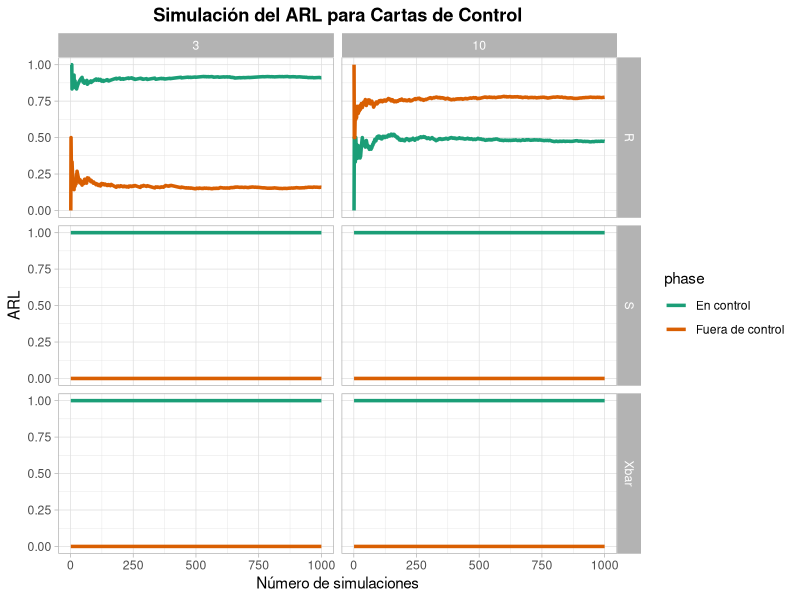
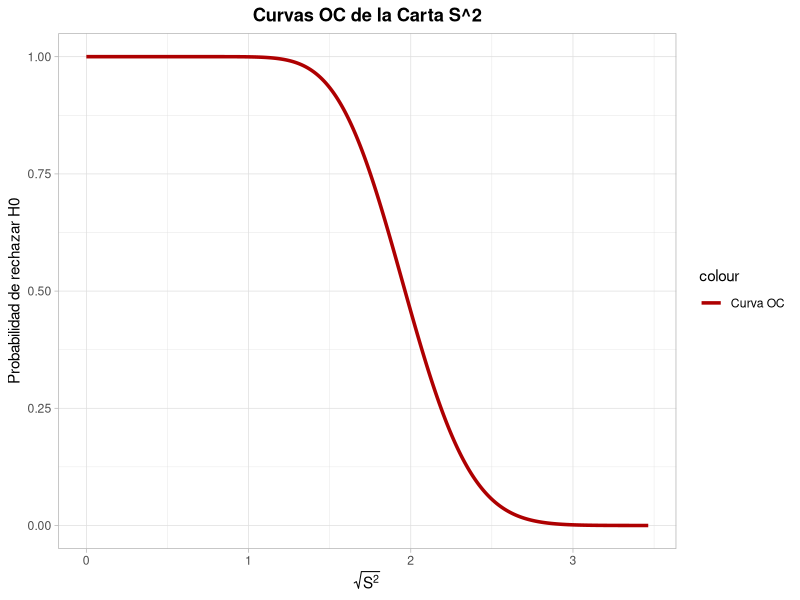
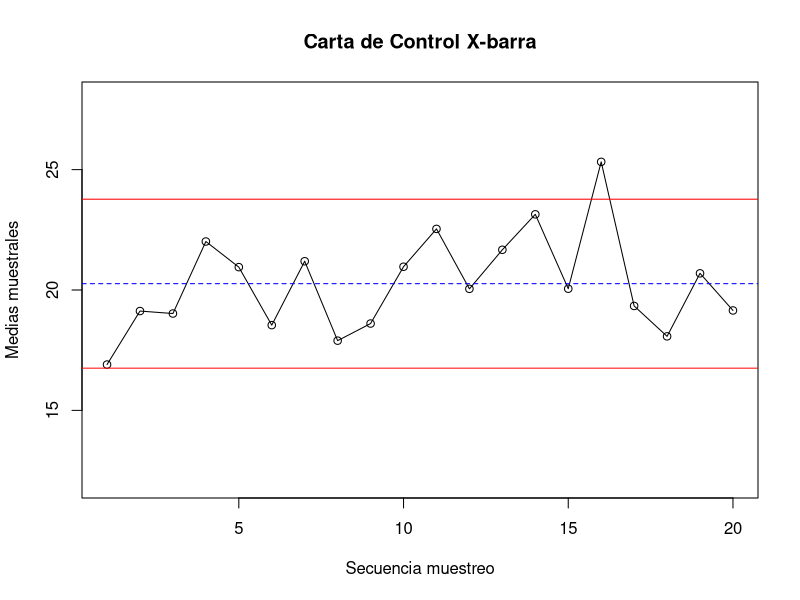
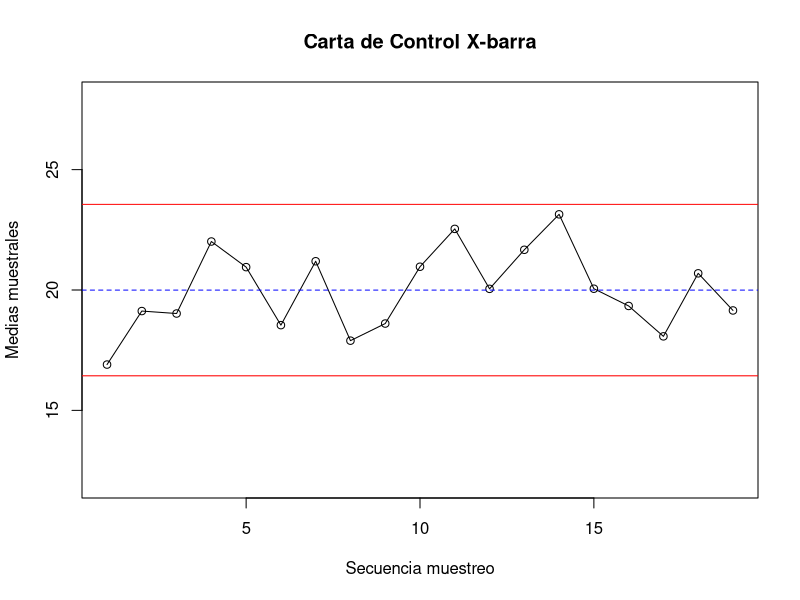
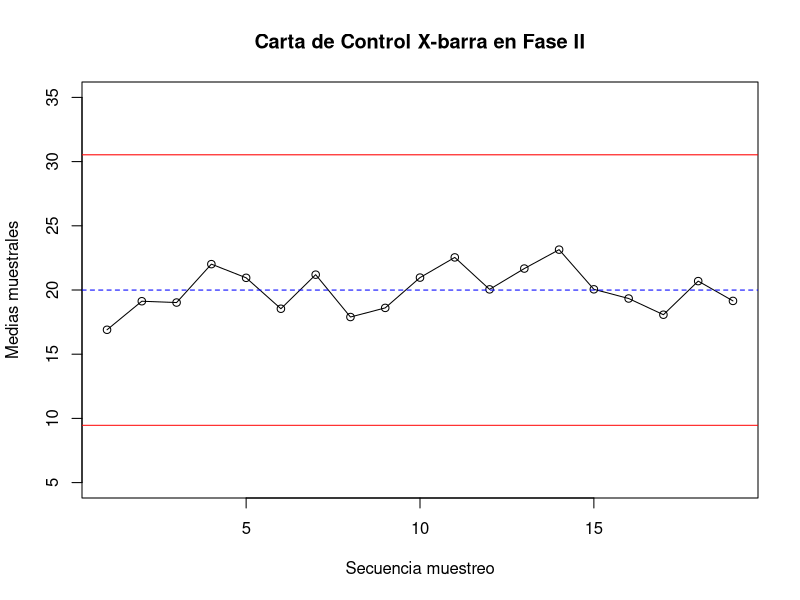
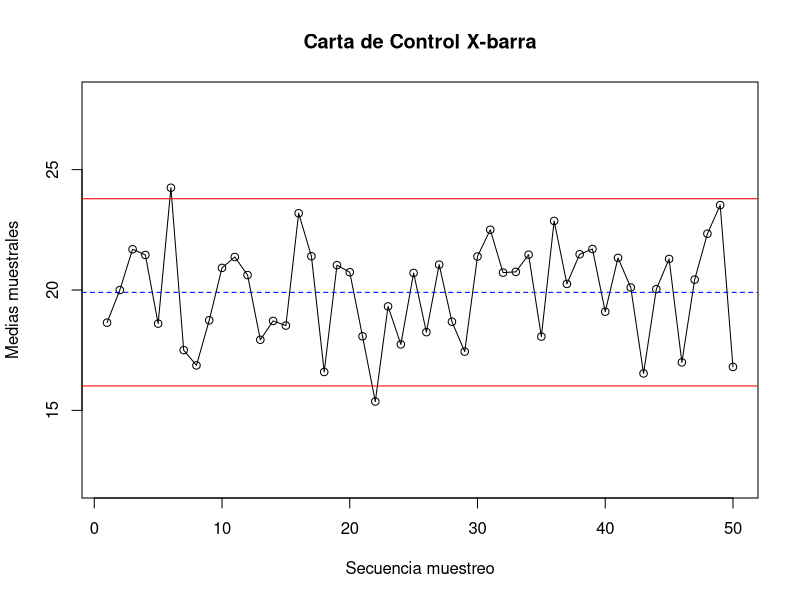
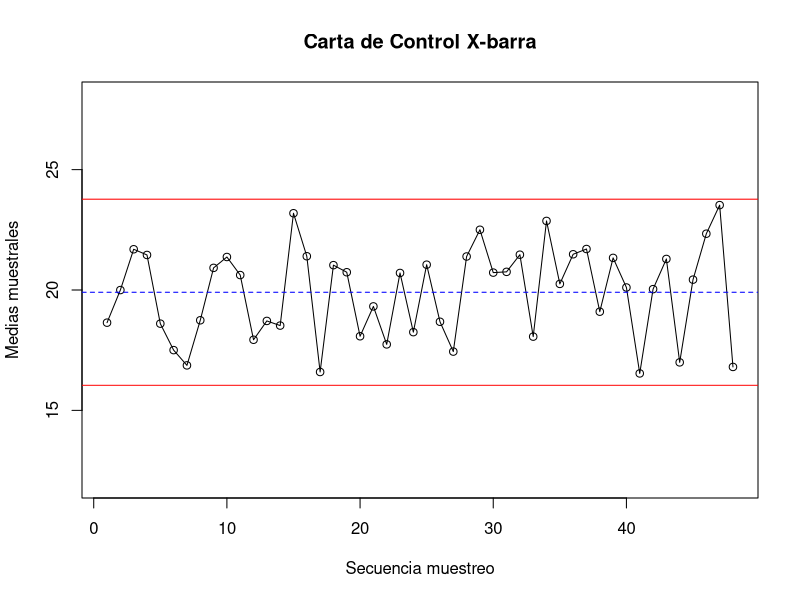
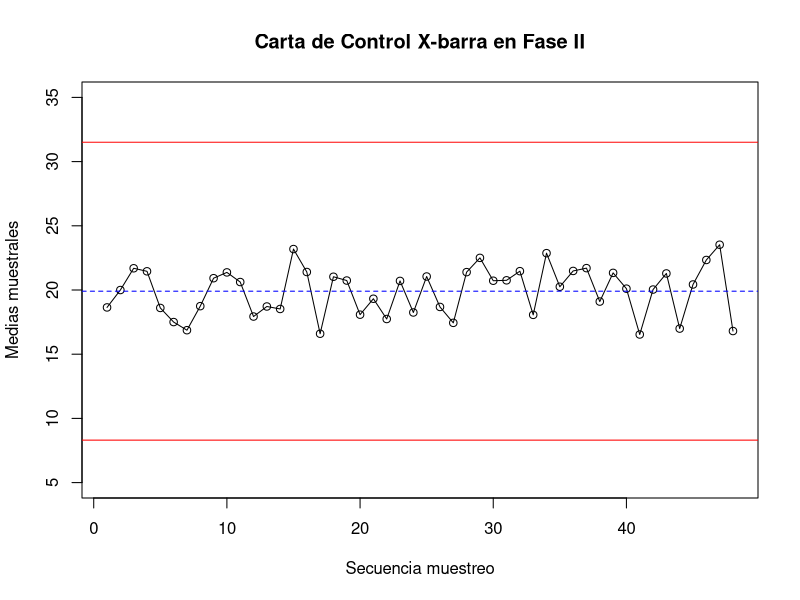

These charts were generated, in order, by the following R code:
################################################################################
# Script ACTIVIDAD EN CLASE - CONTROL ESTADISTICO DE CALIDAD
# Autores: Cesar Augusto Prieto Sarmiento
#          Cristian Camilo Prieto Zambrano
#          Daniel Santiago Guzman Villanueva
# Fecha de Creación: 13/03/2021
# Descripción: Se realizaron los ejercicios solicitados por el profesor
# Versión: 1
################################################################################

# LIBRERIAS USADAS

library(ggplot2)

################################################################################
############################### PUNTO 1 ########################################


# Función para calcular el rango de una muestra
calculate_range <- function(sample_data) {
  return(max(sample_data) - min(sample_data))
}

# Función para calcular la desviación estándar de una muestra
calculate_sd <- function(sample_data) {
  return(sd(sample_data))
}

# Función para calcular la media de una muestra
calculate_mean <- function(sample_data) {
  return(mean(sample_data))
}

# Función para calcular beta (probabilidad de no detectar un cambio)
calculate_beta <- function(mu_0, mu_1, sigma, L) {
  return(pnorm(L - abs(mu_1 - mu_0), 0, sigma) - pnorm(-L - abs(mu_1 - mu_0), 0, sigma))
}

# Función para calcular los parámetros de diseño de las cartas de control (B5 y B6)
calculate_control_limits <- function(sigma_0, L, beta) {
  B5 <- sigma_0 * (c_4 - 3 * sqrt(1 - c_4^2))
  B6 <- sigma_0 * (c_4 + 3 * sqrt(1 - c_4^2))
  return(list(B5 = B5, B6 = B6))
}

# Parámetros del proceso
mu_0 <- 0  # Media del proceso en control
sigma <- 1  # Desviación estándar
k <- 1  # Desplazamiento del proceso fuera de control
mu_1 <- mu_0 + k * sigma  # Media del proceso fuera de control
L <- 3  # Límites de control en sigmas
n_values <- c(3, 10)  # Tamaños de las muestras


# Constantes necesarias para el cálculo de los límites de control (puedes agregarlas)
c_4 <- (gamma(n_values / 2) / gamma((n_values - 1) / 2)) * sqrt(2 / (n_values - 1))

# Calcular beta para diferentes tamaños de muestra
beta_values <- sapply(n_values, function(n) {
  calculate_beta(mu_0, mu_1, sigma, L)
})

# Calcular los parámetros de diseño de las cartas de control (B5 y B6) usando beta
control_limits <- sapply(beta_values, function(beta) {
  calculate_control_limits(sigma, L, beta)
})

# Función para simular ARL de Cartas R, S y Xbarra
simulate_control_chart_ARL_both_phases <- function(n, sigma, control_limits, num_simulations = 1000, chart_type = "R") {
  arl_results_in_control <- numeric(num_simulations)
  arl_results_out_of_control <- numeric(num_simulations)
  
  # Fase 1: Establecer límites de control
  for (i in 1:num_simulations) {
    sample_data <- rnorm(n, mean = 0, sd = sigma)
    if (chart_type == "R") {
      sample_statistic <- calculate_range(sample_data)
    } else if (chart_type == "S") {
      sample_statistic <- calculate_sd(sample_data)
    } else if (chart_type == "Xbar") {
      sample_statistic <- calculate_mean(sample_data)
    } else {
      stop("Tipo de carta no válido. Debe ser 'R', 'S' o 'Xbar'.")
    }
    if (sample_statistic > control_limits[1]) {
      arl_results_out_of_control[i] <- 1
    } else {
      arl_results_in_control[i] <- 1
    }
  }
  
  # Fase 2: Monitorear el proceso
  for (i in 1:num_simulations) {
    if (arl_results_in_control[i] == 1) {
      sample_data <- rnorm(n, mean = 0, sd = sigma)
      if (chart_type == "R") {
        sample_statistic <- calculate_range(sample_data)
      } else if (chart_type == "S") {
        sample_statistic <- calculate_sd(sample_data)
      } else if (chart_type == "Xbar") {
        sample_statistic <- calculate_mean(sample_data)
      }
      if (sample_statistic > control_limits[1]) {
        arl_results_out_of_control[i] <- 1
      }
    }
  }
  
  # Calcular ARL
  arl_in_control <- cumsum(arl_results_in_control) / seq_along(arl_results_in_control)
  arl_out_of_control <- cumsum(arl_results_out_of_control) / seq_along(arl_results_out_of_control)
  
  return(data.frame(
    simulation_number = seq_along(arl_in_control),
    ARL_in_control = arl_in_control,
    ARL_out_of_control = arl_out_of_control
  ))
}

# Parámetros adicionales
num_simulations <- 1000  # Número de simulaciones
control_limits <- c(3 * sigma, 3 * sigma)


# Establecer semilla aleatoria para reproducibilidad
set.seed(123)

# Simular ARL para diferentes tamaños de muestra y tipos de carta
cartas <- c("R", "S", "Xbar")
arl_data <- lapply(cartas, function(cart) {
  lapply(seq_along(n_values), function(j) {
    simulate_control_chart_ARL_both_phases(n_values[j], sigma, control_limits[j], num_simulations, chart_type = cart)
  })
})

# Convertir datos a formato largo para ggplot
arl_long <- lapply(seq_along(cartas), function(i) {
  lapply(seq_along(n_values), function(j) {
    df_long <- tidyr::pivot_longer(arl_data[[i]][[j]], cols = c(ARL_in_control, ARL_out_of_control),
                                   names_to = "phase", values_to = "ARL")
    df_long$phase <- factor(df_long$phase, levels = c("ARL_in_control", "ARL_out_of_control"),
                            labels = c("En control", "Fuera de control"))
    df_long$chart_type <- cartas[i]
    df_long$n <- n_values[j]
    return(df_long)
  })
})

# Unir todos los resultados en un solo dataframe
arl_all <- do.call(rbind, do.call(c, arl_long))

# Graficar utilizando ggplot2
ggplot(arl_all, aes(x = simulation_number, y = ARL, color = phase, linetype = phase)) +
  geom_line(lwd = 1.2) +
  facet_grid(chart_type ~ n, scales = "free_y") +
  labs(x = "Número de simulaciones", y = "ARL",
       title = "Simulación del ARL para Cartas de Control") +
  scale_color_manual(values = c("#1b9e77", "#d95f02")) +
  scale_linetype_manual(values = c("solid", "solid")) +
  theme_light() +
  theme(plot.title = element_text(hjust = 0.5, face = "bold"))


################################################################################
############################### PUNTO 2 ########################################

# Función para calcular las probabilidades de no detectar una desviación en la carta S^2
OC_S2 <- function(mu, sigma, mu_0, sigma_0, n, alpha) {
  z <- qnorm(1 - alpha / 2)
  a <- (n - 1) * sigma_0^2 / sigma^2
  b <- (n - 1) * mu_0^2 / sigma^2
  c <- (n - 1) / sigma^2
  d <- -a * (1 - 1 / n)
  P_rechazar <- function(S2) {
    1 - pchisq((n - 1) * S2 / sigma_0^2, df = n - 1)
  }
  S2 <- seq(0, sigma_0^2 * 3, length.out = 1000)
  OC <- P_rechazar(S2)
  data.frame(S2, OC)
}

# Parámetros del proceso
mu_0 <- 5  # Media objetivo
sigma_0 <- 2  # Desviación estándar objetivo

# Parámetros de la muestra y nivel de significancia
n <- 20  # Tamaño de la muestra
alpha <- 0.05  # Nivel de significancia

# Calcular las curvas OC
oc_data <- OC_S2(mu = mu_0, sigma = sigma_0, mu_0 = mu_0, sigma_0 = sigma_0, n = n, alpha = alpha)

# Graficar las curvas OC con el formato deseado
ggplot(oc_data, aes(x = sqrt(S2), y = OC, color = "Curva OC")) +
  geom_line(lwd = 1.2) +
  labs(x = expression(sqrt(S^2)), y = "Probabilidad de rechazar H0",
       title = "Curvas OC de la Carta S^2") +
  scale_color_manual(values = c("#ae0001")) +
  theme_light() +
  theme(plot.title = element_text(hjust = 0.5, face = "bold"))

################################################################################
############################### PUNTO 4 ########################################


##################################3# Punto 4.a - Simulaciones ###################
# Establecer parámetros de una normal estándar y evaluamos para diferentes tamaños de muestra.
mu <- 0     
sigma <- 1  

# Parámetros de simulación
m <- 1000000    
n  <- 15    
L <- 3      
UCL <- mu + L * (sigma/sqrt(n))
LCL <- mu - L * (sigma/sqrt(n))

means <- numeric(m)
all <- numeric(m * n)
for (i in 1:m) {
  # Generar muestras
  muestras <- rnorm(n, mean = mu, sd = sigma)
  means[i] <- mean(muestras)
  all[((i - 1) * n + 1):(i * n)] <- muestras
}
f <- numeric(m)
for (i in 1:m) {  
  f[i] <- as.integer(means[i] > UCL | means[i] < LCL)
}
Pf <- sum(f)/m;
1/Pf


# Definimos los parametros para la estadistica de control #

Miu <- 20
Sigma <- 4


# Establemmos la semilla de generación de datos 

m <- 20
n <- 3

# Crear una matriz para almacenar las muestras generadas
set.seed(123)
muestras <- matrix(rnorm(m * n, mean = Miu, sd = Sigma), nrow = m)

# Asumimos estabilidad en la dispersión del proceso, por lo que hallamos el R para la contrucción de nuestra carta.

desviaciones <- apply(muestras, 1, sd)
Sbarra <- mean(desviaciones)

Rangos_muestrales <- apply(muestras, 1, function(x) max(x, na.rm = TRUE) - min(x, na.rm = TRUE))
Rbarra <- mean(Rangos_muestrales)

# Hallamos la estimación de Xbarra_barra #

Medias <- apply(muestras, 1, mean)
Xbb <- mean(Medias)

# Ahora construimos la carta Xbarra_barra  #

# Definimos la contaste A_2 poque vamos a trabajar con metodología 3sigma #

A_2 <- 0.577

# Definimos los límites y la línea central de la carta #

UCL = Xbb + (A_2 * Rbarra)
LCL = Xbb - (A_2 * Rbarra)

# Ahora realizamos la gráfica #

plot(Medias, type = "o", ylim = c(12, 28), xlab = "Secuencia muestreo", ylab = "Medias muestrales", main = "Carta de Control X-barra", legend = FALSE)
abline(h = UCL, col = "red", lty = 1)
abline(h = LCL, col = "red", lty = 1)
abline(h = mean(Medias), col = "blue", lty = 2)


# Podemos ver que el proceso está fuera de control, por lo que retiramos las muestras
# que quedaron fuera de los límites y recalculamos Xbarra_barra

# Suponiendo que tienes un dataframe llamado "dataframe" y quieres eliminar la fila número 5

muestras_i <- muestras[-16, ]

# Ahora recalculamos todo en base a los k valores restantes 

Rangos_muestrales_i <- apply(muestras_i, 1, function(x) max(x, na.rm = TRUE) - min(x, na.rm = TRUE))
Rbarra_i <- mean(Rangos_muestrales_i)

# Hallamos la estimación de Xbarra_barra #

Medias_i <- apply(muestras_i, 1, mean)
Xbb_i <- mean(Medias_i)

# Definimos los límites y la línea central de la carta #

UCL_i = Xbb_i + (A_2 * Rbarra_i)
LCL_i = Xbb_i - (A_2 * Rbarra_i)

# Ahora realizamos la gráfica #

plot(Medias_i, type = "o", ylim = c(12, 28), xlab = "Secuencia muestreo", ylab = "Medias muestrales", main = "Carta de Control X-barra", legend = FALSE)
abline(h = UCL_i, col = "red", lty = 1)
abline(h = LCL_i, col = "red", lty = 1)
abline(h = mean(Medias_i), col = "blue", lty = 2)

# Obetenemos nuestro estimador de miu bajo un proceso con normalidad, ahora, procedemos a calcular
# la carta en Fase II

UCL_ii = Xbb_i + 3 * (Rbarra/sqrt(n))

LCL_ii = Xbb_i - 3 * (Rbarra/sqrt(n))
warnings()

plot(Medias_i, type = "o", ylim = c(5, 35), xlab = "Secuencia muestreo", ylab = "Medias muestrales", main = "Carta de Control X-barra en Fase II", legend = FALSE)
abline(h = UCL_ii, col = "red", lty = 1)
abline(h = LCL_ii, col = "red", lty = 1)
abline(h = mean(Medias_i), col = "blue", lty = 2)

# Podemos evidenciar que el proceso cumple con estabilidad ahora #

# Evaluamos ARL_0 y ARL_1

# Para ARL_0 tenemos alpha = 0.0027
alpha <- 0.0027
ARL_0 <- 1/alpha

# Ahora, para ARL_1 tomamos los diferentes Betas y evaluamos 
# Ahora medimos el rendimiento de nuestra carta por medio del ARL - Longitud de corrida #

Beta_1 <- pnorm(3 - 1 * sqrt(5)) - pnorm(-3 - 1 * sqrt(5))

Beta_2 <- pnorm(3 - 2 * sqrt(5)) - pnorm(-3 - 2 * sqrt(5)) 

Beta_3 <- pnorm(3 - 3 * sqrt(5)) - pnorm(-3 - 3 * sqrt(5)) 

Beta_4 <- pnorm(3 - 4 * sqrt(5)) - pnorm(-3 - 4 * sqrt(5)) 

Beta_5 <- pnorm(3 - 5 * sqrt(5)) - pnorm(-3 - 5 * sqrt(5))  

Beta_6 <- pnorm(3 - 6 * sqrt(5)) - pnorm(-3 - 6 * sqrt(5))

Beta_7 <- pnorm(3 - 7 * sqrt(5)) - pnorm(-3 - 7 * sqrt(5))

Beta_8 <- pnorm(3 - 8 * sqrt(5)) - pnorm(-3 - 8 * sqrt(5))

Beta_9 <- pnorm(3 - 9 * sqrt(5)) - pnorm(-3 - 9 * sqrt(5))

Beta_10 <- pnorm(3 - 10 * sqrt(5)) - pnorm(-3 - 10 * sqrt(5))

Betas <- c(Beta_1,Beta_2,Beta_3,Beta_4,Beta_5,Beta_6,Beta_7,Beta_8,Beta_9,Beta_10)

ARL_1 <- 1 / (1 - Betas)
ARL_1

########################################## Para muestra m = 50 #########################



# Definimos los parametros para la estadistica de control #

Miu <- 20
Sigma <- 4


# Establemmos la semilla de generación de datos 



m <- 50
n <- 3

# Crear una matriz para almacenar las muestras generadas

set.seed(123)
muestras <- matrix(rnorm(m * n, mean = Miu, sd = Sigma), nrow = m)

# Asumimos estabilidad en la dispersión del proceso, por lo que hallamos el R para la contrucción de nuestra carta.

desviaciones <- apply(muestras, 1, sd)
Sbarra <- mean(desviaciones)

Rangos_muestrales <- apply(muestras, 1, function(x) max(x, na.rm = TRUE) - min(x, na.rm = TRUE))
Rbarra <- mean(Rangos_muestrales)

# Hallamos la estimación de Xbarra_barra #

Medias <- apply(muestras, 1, mean)
Xbb <- mean(Medias)

# Ahora construimos la carta Xbarra_barra  #

# Definimos la contaste A_2 poque vamos a trabajar con metodología 3sigma #

A_2 <- 0.577

# Definimos los límites y la línea central de la carta #

UCL = Xbb + (A_2 * Rbarra)
LCL = Xbb - (A_2 * Rbarra)

# Ahora realizamos la gráfica #

plot(Medias, type = "o", ylim = c(12, 28), xlab = "Secuencia muestreo", ylab = "Medias muestrales", main = "Carta de Control X-barra", legend = FALSE)
abline(h = UCL, col = "red", lty = 1)
abline(h = LCL, col = "red", lty = 1)
abline(h = mean(Medias), col = "blue", lty = 2)


# Podemos ver que el proceso está fuera de control, por lo que retiramos las muestras
# que quedaron fuera de los límites y recalculamos Xbarra_barra

# Suponiendo que tienes un dataframe llamado "dataframe" y quieres eliminar la fila número 5
# Índices de las filas que deseas eliminar
filas_a_eliminar <- c(6, 22)

# Eliminar las filas del dataframe
muestras_i <- muestras[-filas_a_eliminar, ]



# Ahora recalculamos todo en base a los k valores restantes 

Rangos_muestrales_i <- apply(muestras_i, 1, function(x) max(x, na.rm = TRUE) - min(x, na.rm = TRUE))
Rbarra_i <- mean(Rangos_muestrales_i)

# Hallamos la estimación de Xbarra_barra #

Medias_i <- apply(muestras_i, 1, mean)
Xbb_i <- mean(Medias_i)

# Definimos los límites y la línea central de la carta #

UCL_i = Xbb_i + (A_2 * Rbarra_i)
LCL_i = Xbb_i - (A_2 * Rbarra_i)

# Ahora realizamos la gráfica #

plot(Medias_i, type = "o", ylim = c(12, 28), xlab = "Secuencia muestreo", ylab = "Medias muestrales", main = "Carta de Control X-barra", legend = FALSE)
abline(h = UCL_i, col = "red", lty = 1)
abline(h = LCL_i, col = "red", lty = 1)
abline(h = mean(Medias_i), col = "blue", lty = 2)

# Obetenemos nuestro estimador de miu bajo un proceso con normalidad, ahora, procedemos a calcular
# la carta en Fase II

UCL_ii = Xbb_i + 3 * (Rbarra_i/sqrt(n))

LCL_ii = Xbb_i - 3 * (Rbarra_i/sqrt(n))
warnings()

plot(Medias_i, type = "o", ylim = c(5, 35), xlab = "Secuencia muestreo", ylab = "Medias muestrales", main = "Carta de Control X-barra en Fase II", legend = FALSE)
abline(h = UCL_ii, col = "red", lty = 1)
abline(h = LCL_ii, col = "red", lty = 1)
abline(h = mean(Medias_i), col = "blue", lty = 2)

# Podemos evidenciar que el proceso cumple con estabilidad ahora #

# Evaluamos ARL_0 y ARL_1

# Para ARL_0 tenemos alpha = 0.0027
alpha <- 0.0027
ARL_0 <- 1/alpha

# Ahora, para ARL_1 tomamos los diferentes Betas y evaluamos 
# Ahora medimos el rendimiento de nuestra carta por medio del ARL - Longitud de corrida #

Beta_1 <- pnorm(3 - 1 * sqrt(5)) - pnorm(-3 - 1 * sqrt(5))

Beta_2 <- pnorm(3 - 2 * sqrt(5)) - pnorm(-3 - 2 * sqrt(5)) 

Beta_3 <- pnorm(3 - 3 * sqrt(5)) - pnorm(-3 - 3 * sqrt(5)) 

Beta_4 <- pnorm(3 - 4 * sqrt(5)) - pnorm(-3 - 4 * sqrt(5)) 

Beta_5 <- pnorm(3 - 5 * sqrt(5)) - pnorm(-3 - 5 * sqrt(5))  

Beta_6 <- pnorm(3 - 6 * sqrt(5)) - pnorm(-3 - 6 * sqrt(5))

Beta_7 <- pnorm(3 - 7 * sqrt(5)) - pnorm(-3 - 7 * sqrt(5))

Beta_8 <- pnorm(3 - 8 * sqrt(5)) - pnorm(-3 - 8 * sqrt(5))

Beta_9 <- pnorm(3 - 9 * sqrt(5)) - pnorm(-3 - 9 * sqrt(5))

Beta_10 <- pnorm(3 - 10 * sqrt(5)) - pnorm(-3 - 10 * sqrt(5))

Betas <- c(Beta_1,Beta_2,Beta_3,Beta_4,Beta_5,Beta_6,Beta_7,Beta_8,Beta_9,Beta_10)

ARL_1 <- 1 / 1 - Betas
ARL_1



################################################################################
############################### PUNTO 5 ########################################


# Parámetros del proceso
mu <- 0  # Media del proceso
sigma <- 1  # Desviación estándar del proceso

# Definir franjas de control
lower_bound <- mu - sigma
upper_bound <- mu + 3 * sigma
num_intervals <- 4
interval_width <- sigma
interval_bounds <- seq(lower_bound, upper_bound, by = interval_width)

# Probabilidades de transición
transition_prob <- matrix(0, nrow = num_intervals, ncol = num_intervals)
for (i in 1:num_intervals) {
  for (j in 1:num_intervals) {
    if (i == j) {
      # Probabilidad de permanecer en la misma franja
      transition_prob[i, j] <- pnorm(interval_bounds[j + 1], mean = mu, sd = sigma) -
        pnorm(interval_bounds[j], mean = mu, sd = sigma)
    } else if (j == i + 1) {
      # Probabilidad de moverse a la franja adyacente a la derecha
      transition_prob[i, j] <- pnorm(interval_bounds[j + 1], mean = mu, sd = sigma) -
        pnorm(interval_bounds[j], mean = mu, sd = sigma)
    }
  }
}

# Matriz de transición
transition_prob

# Función para calcular ARL utilizando cadenas de Markov
calculate_arl_markov_chain <- function(transition_prob) {
  num_intervals <- nrow(transition_prob)
  absorbing_states <- num_intervals
  
  # Calcular matriz fundamental
  fundamental_matrix <- solve(diag(num_intervals) - transition_prob[1:num_intervals, 1:num_intervals])
  
  # Calcular ARL
  arl <- sum(fundamental_matrix[1,]) - sum(fundamental_matrix[absorbing_states,])
  return(arl)
}

# Calcular ARL
arl_xbar <- calculate_arl_markov_chain(transition_prob)
arl_xbar

